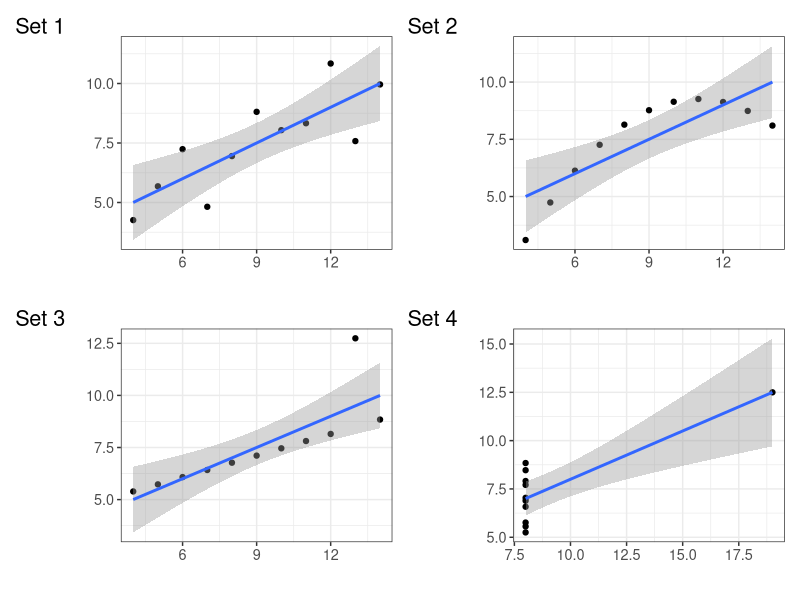

This figure's R source: (Note: this script raises an error after producing the figure.)
## ---- chunk 1
options(htmltools.dir.version = FALSE)
library(tidyverse)
library(patchwork)
library(kableExtra)
## ---- chunk 2
anscombe %>%
 pivot_longer(everything(),
   names_to = c(".value", "set"),
   names_pattern = "(.)(.)"
 ) %>% group_by(set) %>%
  summarize(n = n(), 
            x_mean = mean(x),
            x_sd = sd(x),
            y_mean = mean(y),
            y_sd = sd(y),
            correlation = cor(x,y)) %>%
  kable() %>%
  kable_styling(full_width = FALSE)
## ---- chunk 3
my_theme <- theme_bw() + theme(text=element_text(size=13))
p1 <- anscombe %>% ggplot(aes(x=x1, y=y1)) + geom_point() + my_theme + labs(x="", y="") + geom_smooth(method="lm")
p2 <- anscombe %>% ggplot(aes(x=x2, y=y2)) + geom_point() + my_theme + labs(x="", y="") + geom_smooth(method="lm")
p3 <- anscombe %>% ggplot(aes(x=x3, y=y3)) + geom_point() + my_theme + labs(x="", y="") + geom_smooth(method="lm")
p4 <- anscombe %>% ggplot(aes(x=x4, y=y4)) + geom_point() + my_theme + labs(x="", y="") + geom_smooth(method="lm")
p1 + p2 + p3 + p4 + plot_annotation(tag_levels="1", tag_prefix="Set ")
## ---- chunk 4
knitr::include_graphics("../static/datasaurus.gif")
## ---- chunk 5
knitr::include_graphics("../static/cbc-2019-oct-21-election.jpg")
## ---- chunk 6
knitr::include_graphics("../static/time-survey.jpeg")
## ---- chunk 7
knitr::include_graphics("../static/ch-01-channels-for-cont-data-vertical-A.png")
## ---- chunk 8
knitr::include_graphics("../static/ch-01-channels-for-cont-data-vertical-B.png")
## ---- chunk 9
knitr::include_graphics("../static/marketshare-pies-1.png")
## ---- chunk 10
knitr::include_graphics("../static/marketshare-side-by-side-1.png")
## ---- chunk 11
knitr::include_graphics("../static/checker-shadow-illusion.jpg")
## ---- chunk 12
knitr::include_graphics("../static/checker-shadow-illusion-selected2.jpg")
## ---- chunk 13
knitr::include_graphics("../static/checker-shadow-illusion-selected3.jpg")
## ---- chunk 14
knitr::include_graphics("../static/ch-01-law-enrollments-1.png")
## ---- chunk 15
knitr::include_graphics("../static/ch-01-law-enrollments-2.png")
